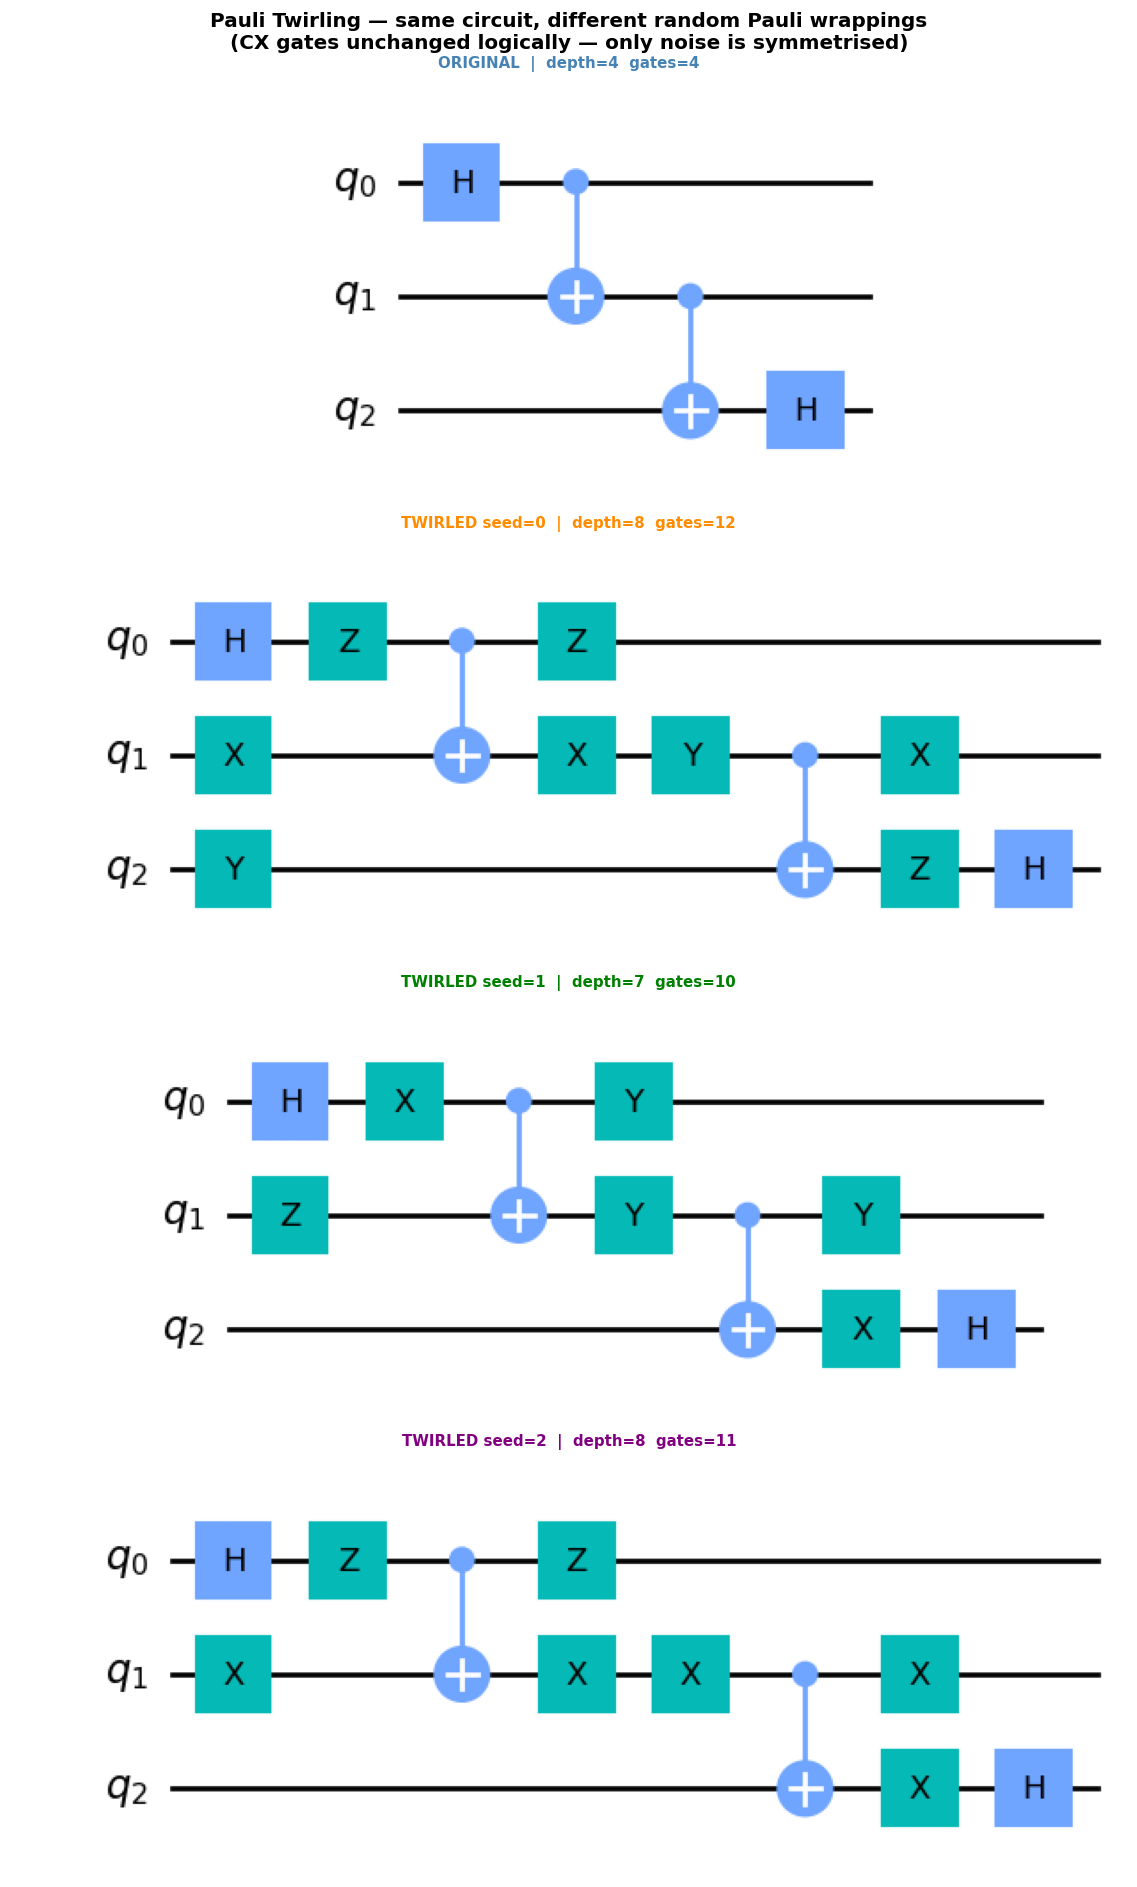

Here is the Python script that generated this plot:
"""
Pauli Twirling Demo
===================
Implements twirling manually (no PauliTwirl import needed).
Shows a circuit before and after twirling with 3 different random seeds.
"""

import numpy as np
import matplotlib.pyplot as plt
from qiskit import QuantumCircuit

# ── Twirl table for CX ───────────────────────────────────────────────────────
# Each entry: (input_pauli, correction_pauli)
# Satisfies: correction · CX · input = CX  (up to global phase)
# Format: "XY" means X on control, Y on target
TWIRL_TABLE = [
    ('II', 'II'), ('IX', 'IX'), ('IY', 'ZY'), ('IZ', 'ZZ'),
    ('XI', 'XX'), ('XX', 'XI'), ('XY', 'YZ'), ('XZ', 'YI'),
    ('YI', 'YX'), ('YX', 'YI'), ('YY', 'XZ'), ('YZ', 'XI'),
    ('ZI', 'ZI'), ('ZX', 'ZX'), ('ZY', 'IY'), ('ZZ', 'IZ'),
]

def apply_pauli(qc, pauli, qubit):
    """Apply a single Pauli gate (I=nothing, X, Y, Z) to a qubit."""
    if   pauli == 'X': qc.x(qubit)
    elif pauli == 'Y': qc.y(qubit)
    elif pauli == 'Z': qc.z(qubit)
    # 'I' → do nothing

def twirl_circuit(qc, seed=0):
    """
    Return a new circuit with each CX gate twirled by a random Pauli pair.
    All other gates are copied unchanged.
    """
    rng    = np.random.default_rng(seed)
    twirled = QuantumCircuit(qc.num_qubits, qc.num_clbits)

    for instr in qc.data:
        if instr.operation.name == 'cx':
            ctrl = qc.find_bit(instr.qubits[0]).index
            tgt  = qc.find_bit(instr.qubits[1]).index

            # pick a random twirl pair
            pre, post = TWIRL_TABLE[rng.integers(len(TWIRL_TABLE))]

            # insert input Paulis before CX
            apply_pauli(twirled, pre[0],  ctrl)
            apply_pauli(twirled, pre[1],  tgt)

            # the CX gate itself
            twirled.cx(ctrl, tgt)

            # insert correction Paulis after CX
            apply_pauli(twirled, post[0], ctrl)
            apply_pauli(twirled, post[1], tgt)

        else:
            # copy all other gates unchanged
            twirled.append(instr.operation,
                           [qc.find_bit(q).index for q in instr.qubits],
                           [qc.find_bit(c).index for c in instr.clbits])

    return twirled

# ── 1. Build the original circuit ────────────────────────────────────────────
qc = QuantumCircuit(3, name="Original")
qc.h(0)
qc.cx(0, 1)
qc.cx(1, 2)
qc.h(2)

print("=" * 55)
print("ORIGINAL CIRCUIT")
print("=" * 55)
print(qc.draw())
print(f"Depth: {qc.depth()}   Gates: {dict(qc.count_ops())}")
print()

# ── 2. Show three twirlings ───────────────────────────────────────────────────
twirled_circuits = {}
for seed in [0, 1, 2]:
    t = twirl_circuit(qc, seed=seed)
    t.name = f"Twirled seed={seed}"
    twirled_circuits[seed] = t
    print(f"TWIRLED (seed={seed})")
    print(t.draw())
    print(f"Depth: {t.depth()}   Gates: {dict(t.count_ops())}")
    print()

# ── 3. Print the twirl choice for each CX ────────────────────────────────────
print("=" * 55)
print("Twirl choices per CX gate (seed=0)")
print("=" * 55)
rng = np.random.default_rng(0)
cx_count = sum(1 for i in qc.data if i.operation.name == 'cx')
for i in range(cx_count):
    pre, post = TWIRL_TABLE[rng.integers(len(TWIRL_TABLE))]
    ctrl_pauli, tgt_pauli = pre[0], pre[1]
    ctrl_corr,  tgt_corr  = post[0], post[1]
    print(f"  CX {i+1}: insert ({ctrl_pauli},{tgt_pauli}) before"
          f" → correction ({ctrl_corr},{tgt_corr}) after")
print()

# ── 4. Visual comparison ──────────────────────────────────────────────────────
circuits_to_plot = [qc] + [twirled_circuits[s] for s in [0, 1, 2]]
titles = [
    f"ORIGINAL  |  depth={qc.depth()}  gates={qc.size()}",
    f"TWIRLED seed=0  |  depth={twirled_circuits[0].depth()}  "
    f"gates={twirled_circuits[0].size()}",
    f"TWIRLED seed=1  |  depth={twirled_circuits[1].depth()}  "
    f"gates={twirled_circuits[1].size()}",
    f"TWIRLED seed=2  |  depth={twirled_circuits[2].depth()}  "
    f"gates={twirled_circuits[2].size()}",
]
colors = ["steelblue", "darkorange", "green", "purple"]
tmp_files = []

for i, (circ, title, color) in enumerate(zip(circuits_to_plot, titles, colors)):
    f = circ.draw(output="mpl", style="clifford", fold=-1)
    fname = f"_tmp_twirl_{i}.png"
    f.savefig(fname, dpi=100, bbox_inches="tight")
    plt.close(f)
    tmp_files.append((fname, title, color))

fig, axes = plt.subplots(4, 1, figsize=(14, 16))
fig.suptitle(
    "Pauli Twirling — same circuit, different random Pauli wrappings\n"
    "(CX gates unchanged logically — only noise is symmetrised)",
    fontsize=12, fontweight="bold"
)
for ax, (fname, title, color) in zip(axes, tmp_files):
    img = plt.imread(fname)
    ax.imshow(img)
    ax.axis("off")
    ax.set_title(title, fontsize=9, fontweight="bold", color=color, pad=4)

plt.tight_layout()
plt.savefig("pauli_twirl_demo.png", dpi=120, bbox_inches="tight")
plt.show()
print("Saved: pauli_twirl_demo.png")

# ── 5. Cleanup ────────────────────────────────────────────────────────────────
import os
for fname, _, _ in tmp_files:
    if os.path.exists(fname):
        os.remove(fname)
